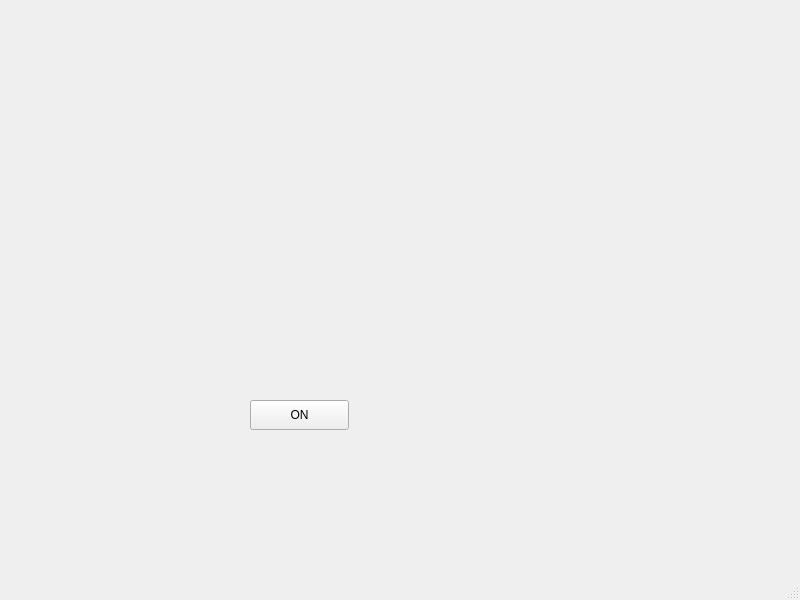
<?xml version="1.0" encoding="UTF-8"?>
<ui version="4.0">
 <class>MainWindow</class>
 <widget class="QMainWindow" name="MainWindow">
  <property name="geometry">
   <rect>
    <x>0</x>
    <y>0</y>
    <width>800</width>
    <height>600</height>
   </rect>
  </property>
  <property name="windowTitle">
   <string>MainWindow</string>
  </property>
  <widget class="QWidget" name="centralwidget">
   <widget class="QPushButton" name="OnBtn">
    <property name="geometry">
     <rect>
      <x>250</x>
      <y>400</y>
      <width>99</width>
      <height>30</height>
     </rect>
    </property>
    <property name="text">
     <string>ON</string>
    </property>
   </widget>
  </widget>
  <widget class="QMenuBar" name="menubar">
   <property name="geometry">
    <rect>
     <x>0</x>
     <y>0</y>
     <width>800</width>
     <height>28</height>
    </rect>
   </property>
  </widget>
  <widget class="QStatusBar" name="statusbar"/>
 </widget>
 <resources/>
 <connections/>
</ui>
